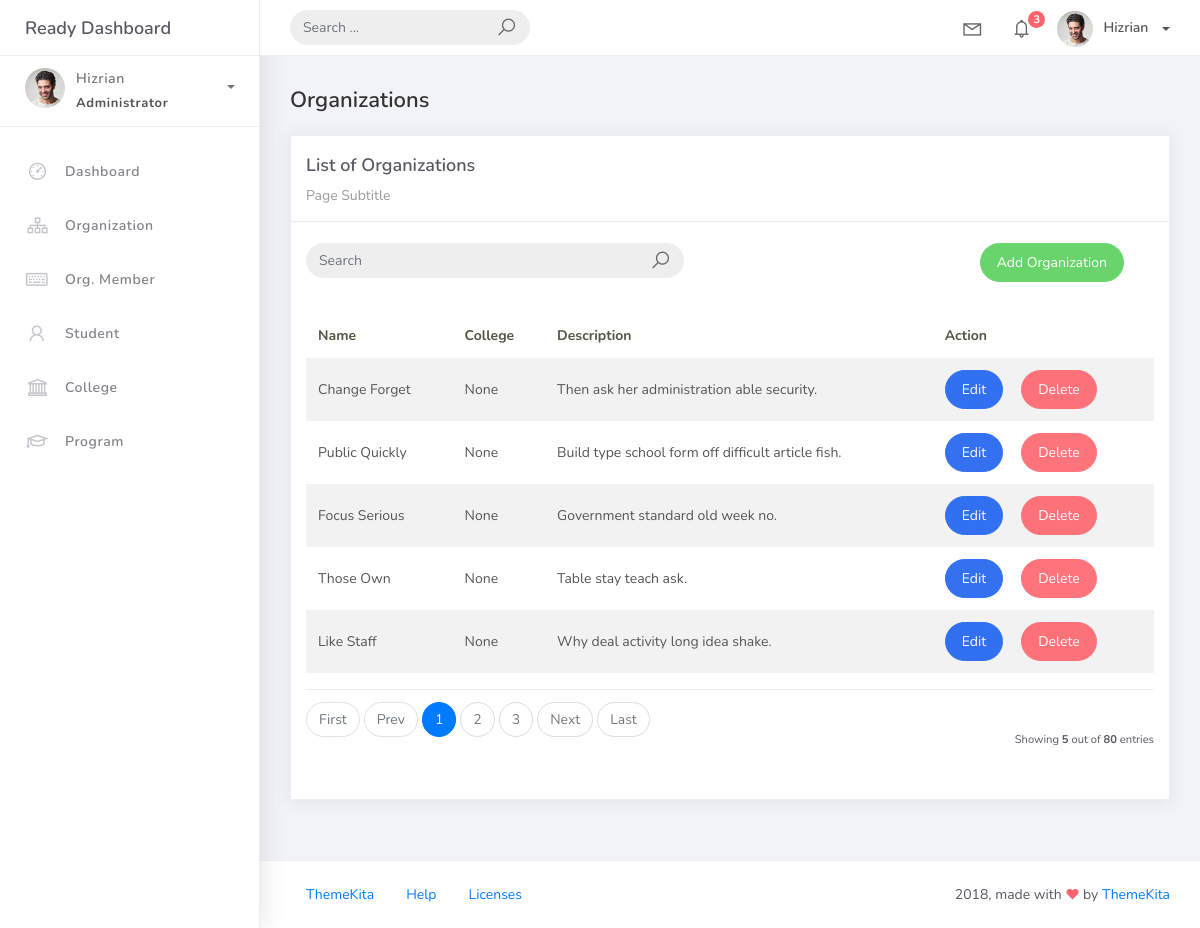
Before: /organization_list with the older database file.
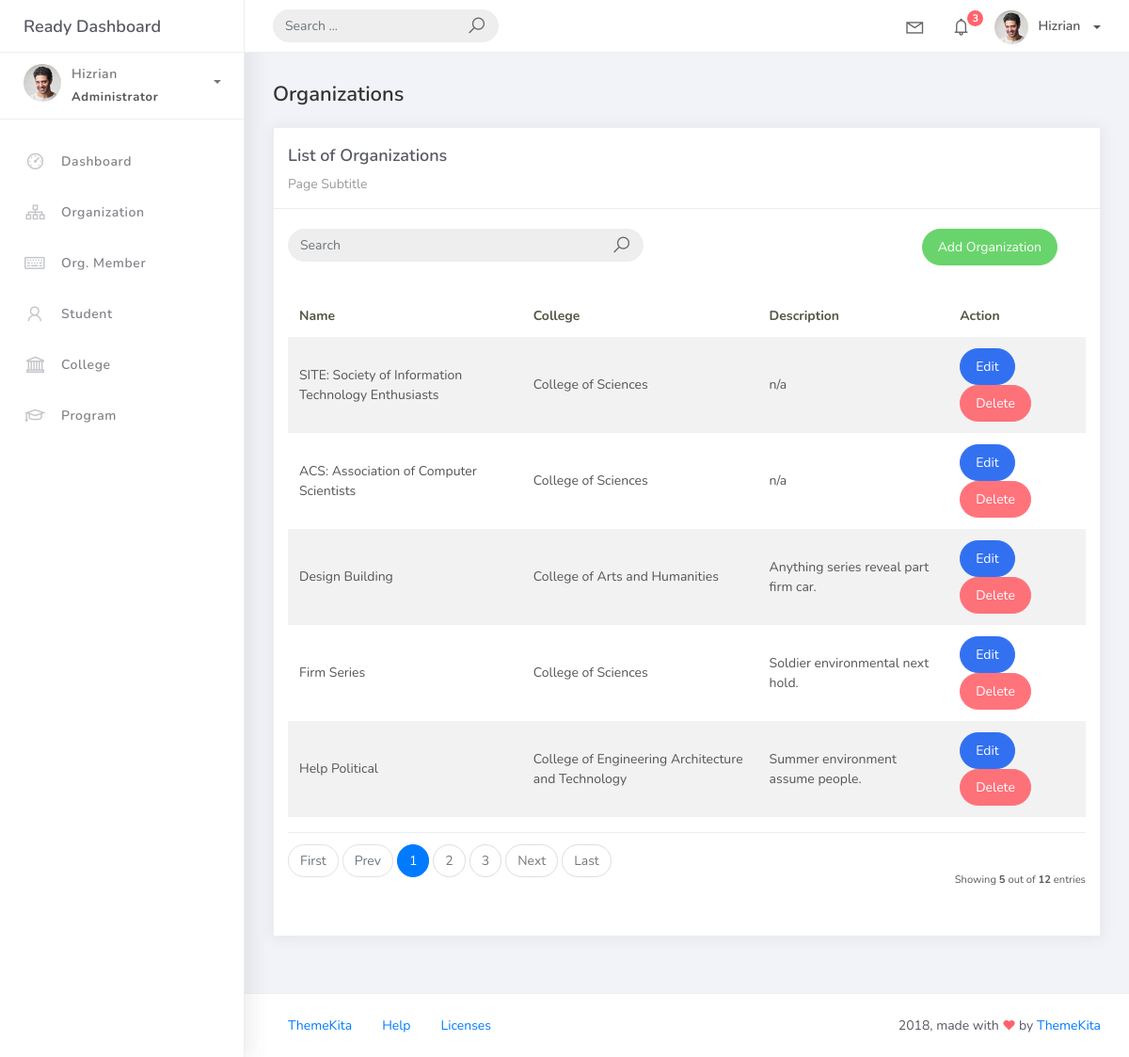
After: the same page with the newer database file.
### studentorg/models.py (models this page shows, shortened)
class BaseModel(models.Model):
    created_at = models.DateTimeField(auto_now_add=True, db_index=True)
    updated_at = models.DateTimeField(auto_now=True)
    class Meta:
        abstract = True

class Organization(BaseModel):
    name = models.CharField(max_length=250)
    college = models.ForeignKey(College, null=True, blank=True, on_delete=models.CASCADE)
    description = models.CharField(max_length=500)

class College(BaseModel):
	college_name = models.CharField(max_length=150)
	def __str__(self):
		return self.college_name

### studentorg/views.py (the view)
# urls.py: path('organization_list', OrganizationList.as_view(), name='organization-list'),
class OrganizationList(ListView):
    model = Organization
    context_object_name = 'organization'
    template_name = 'org_list.html'
    paginate_by = 5
    def get_queryset(self, *args, **kwargs):
        qs = super(OrganizationList, self).get_queryset(*args, **kwargs)
        if self.request.GET.get("q") != None:
            query = self.request.GET.get('q')
            qs = qs.filter(Q(name__icontains=query) | Q(description__icontains=query))
        return qs

### templates/org_list.html (shortened to what this page needs)
{% extends 'base.html' %}
{% load static %}
{% block content %}
  <div class="content">
    <div class="container-fluid">
      <h4 class="page-title">Organizations</h4>
      <div class="row">
        <div class="col-md-12">
          <div class="card">
            <div class="card-header">
              <div class="card-title">List of Organizations</div>
              <div class="card-category">Page Subtitle</div>
            </div>
            <br />
                <div class="col-md-12 row">
                <div class="col-md-6">
                  <form class="navbar-left navbar-form nav-search mr-md-3" action="{% url 'organization-list'%}">
                    <div class="input-group">
                      <input type="text" placeholder="Search" class="form-control" name="q" />
                        <div class="input-group-append">
                        <span class="input-group-text">
                            <i class="la la-search search-icon"></i>
                        </span>
                        </div>
                    </div>
                    </form>
                </div>
                <div class="col-md-6">
                    <div class="pull-right">
                    <a href="{% url 'organization-add' %}" class="btn btn-success btn-rounded">Add Organization</a>
                    </div>
                </div>
                </div>
            <div class="card-body">
              <table class="table table-striped mt-3">
                <thead>
                  <tr>
                    <th scope="col">Name</th>
                    <th scope="col">College</th>
                    <th scope="col">Description</th>
                    <th scope="col">Action</th>
                  </tr>
                </thead>
                <tbody>
                  {% for object in object_list %}
                    <tr>
                      <td>{{ object.name }}</td>
                      <td>{{ object.college }}</td>
                      <td>{{ object.description }}</td>
                      <td>
                        <a href="organization_list/{{ object.id }}" class="btn btn-primary btn-rounded">Edit</a>
                        <a href="organization_list/{{ object.id }}/delete" class="btn btn-danger btn-rounded">Delete</a>
                    </td>
                    </tr>
                    {% empty %}
                    <tr>
                      <td colspan="4" style="text-align: center">
                        <p class="text-sm font-weight-bold mb-0">No Records Found</p>
                      </td>
                    </tr>
                  {% endfor %}
                </tbody>
              </table>
              {% include 'includes/pagination.html' %}
            </div>
          </div>
        </div>
      </div>
    </div>
  </div>
{% endblock %}

### templates/base.html (shortened to what this page needs)
{% load static %}
<!DOCTYPE html>
<html>
<head>
	<link rel="stylesheet" href="{% static 'css/bootstrap.min.css' %}">
	<link rel="stylesheet" href="{% static 'css/ready.css' %}">
	<link rel="stylesheet" href="{% static 'css/demo.css' %}">
</head>
<body>
	<div class="wrapper">
		<div class="main-header">
			<div class="logo-header">
				<a href="index.html" class="logo">
					Ready Dashboard
				</a>
			</div>
			<nav class="navbar navbar-header navbar-expand-lg">
				<div class="container-fluid">
					<form class="navbar-left navbar-form nav-search mr-md-3" action="">
						<div class="input-group">
							<input type="text" placeholder="Search ..." class="form-control">
							<div class="input-group-append">
								<span class="input-group-text">
									<i class="la la-search search-icon"></i>
								</span>
							</div>
						</div>
					</form>
					<ul class="navbar-nav topbar-nav ml-md-auto align-items-center">
						<li class="nav-item dropdown hidden-caret">
							<a class="nav-link dropdown-toggle" href="#" id="navbarDropdown" role="button" data-toggle="dropdown" aria-haspopup="true" aria-expanded="false">
								<i class="la la-envelope"></i>
							</a>
						</li>
						<li class="nav-item dropdown hidden-caret">
							<a class="nav-link dropdown-toggle" href="#" id="navbarDropdown" role="button" data-toggle="dropdown" aria-haspopup="true" aria-expanded="false">
								<i class="la la-bell"></i>
								<span class="notification">3</span>
							</a>
						</li>
						<li class="nav-item dropdown">
							<a class="dropdown-toggle profile-pic" data-toggle="dropdown" href="#" aria-expanded="false"> <img src="{% static 'img/profile.jpg' %}" alt="user-img" width="36" class="img-circle"><span >Hizrian</span></span> </a>
							</li>
						</ul>
					</div>
				</nav>
			</div>
			<div class="sidebar">
				<div class="scrollbar-inner sidebar-wrapper">
					<div class="user">
						<div class="photo">
							<img src="{% static 'img/profile.jpg' %}">
						</div>
						<div class="info">
							<a class="" data-toggle="collapse" href="#collapseExample" aria-expanded="true">
								<span>
									Hizrian
									<span class="user-level">Administrator</span>
									<span class="caret"></span>
								</span>
							</a>
						</div>
					</div>
					<ul class="nav">
						<li class="nav-item">
							<a href="{% url 'home' %}">
								<i class="la la-dashboard"></i>
								<p>Dashboard</p>
							</a>
						</li>
						<li class="nav-item">
							<a href="{% url 'organization-list' %}">
								<i class="la la-sitemap"></i>
								<p>Organization</p>
							</a>
						</li>
						<li class="nav-item">
							<a href="{% url 'orgmember-list' %}">
								<i class="la la-keyboard-o"></i>
								<p>Org. Member</p>
							</a>
						</li>
						<li class="nav-item">
							<a href="{% url 'student-list' %}">
								<i class="la la-user"></i>
								<p>Student</p>
							</a>
						</li>
						<li class="nav-item">
							<a href="{% url 'college-list' %}">
								<i class="la la-university"></i>
								<p>College</p>
							</a>
						</li>
						<li class="nav-item">
							<a href="{% url 'program-list' %}">
								<i class="la la-graduation-cap"></i>
								<p>Program</p>
							</a>
						</li>
					</ul>
				</div>
			</div>
			<div class="main-panel">
                {% block content %}
                {% endblock %}
				<footer class="footer">
					<div class="container-fluid">
						<nav class="pull-left">
							<ul class="nav">
								<li class="nav-item">
									<a class="nav-link" href="http://www.themekita.com">
										ThemeKita
									</a>
								</li>
								<li class="nav-item">
									<a class="nav-link" href="#">
										Help
									</a>
								</li>
								<li class="nav-item">
									<a class="nav-link" href="https://themewagon.com/license/#free-item">
										Licenses
									</a>
								</li>
							</ul>
						</nav>
						<div class="copyright ml-auto">
							2018, made with <i class="la la-heart heart text-danger"></i> by <a href="http://www.themekita.com">ThemeKita</a>
						</div>
					</div>
				</footer>
			</div>
		</div>
</body>
</html>

### templates/includes/pagination.html
{% if is_paginated %}
  <div class="card-footer px-0 border-0 d-flex flex-column flex-lg-row align-items-center justify-content-between mt-3">
    <nav aria-label="Topics pagination" class="mb-4">
      <ul class="pagination">
        {% if page_obj.number > 1 %}
          <li class="page-item">
            <a class="page-link" href="?page=1">First</a>
          </li>
        {% else %}
          <li class="page-item disabled">
            <span class="page-link">First</span>
          </li>
        {% endif %}
        {% if page_obj.has_previous %}
          <li class="page-item">
            <a class="page-link" href="?page={{ page_obj.previous_page_number }}">Prev</a>
          </li>
        {% else %}
          <li class="page-item disabled">
            <span class="page-link">Prev</span>
          </li>
        {% endif %}
        {% for page_num in paginator.page_range %}
          {% if page_obj.number == page_num %}
            <li class="page-item active">
              <span class="page-link">{{ page_num }} <span class="sr-only">(current)</span></span>
            </li>
          {% elif page_num > page_obj.number|add:'-3' and page_num < page_obj.number|add:'3' %}
            <li class="page-item">
              <a class="page-link" href="?page={{ page_num }}">{{ page_num }}</a>
            </li>
          {% endif %}
        {% endfor %}
        {% if page_obj.has_next %}
          <li class="page-item">
            <a class="page-link" href="?page={{ page_obj.next_page_number }}">Next</a>
          </li>
        {% else %}
          <li class="page-item disabled">
            <span class="page-link">Next</span>
          </li>
        {% endif %}
        {% if page_obj.number != paginator.num_pages %}
          <li class="page-item">
            <a class="page-link" href="?page={{ paginator.num_pages }}">Last</a>
          </li>
        {% else %}
          <li class="page-item disabled">
            <span class="page-link">Last</span>
          </li>
        {% endif %}
      </ul>
    </nav>
    <div class="fw-normal small mt-4 mt-lg-0">
      Showing <b>{{ object_list.count }}</b> out of <b>{{ paginator.count }}</b> entries
    </div>
  </div>
{% endif %}

Changed rows visible on the page:
removed Organization: name "Change Forget", college "None", description "Then ask her administration able security."
removed Organization: name "Public Quickly", college "None", description "Build type school form off difficult article fish."
removed Organization: name "Focus Serious", college "None", description "Government standard old week no."
removed Organization: name "Those Own", college "None", description "Table stay teach ask."
removed Organization: name "Like Staff", college "None", description "Why deal activity long idea shake."
added Organization: name "SITE: Society of Information Technology Enthusiasts", college "College of Sciences", description "n/a"
added Organization: name "ACS: Association of Computer Scientists", college "College of Sciences", description "n/a"
added Organization: name "Design Building", college "College of Arts and Humanities", description "Anything series reveal part firm car."
added Organization: name "Firm Series", college "College of Sciences", description "Soldier environmental next hold."
added Organization: name "Help Political", college "College of Engineering Architecture and Technology", description "Summer environment assume people."
Other visible differences:
{{ paginator.count }}: "80" → "12"
